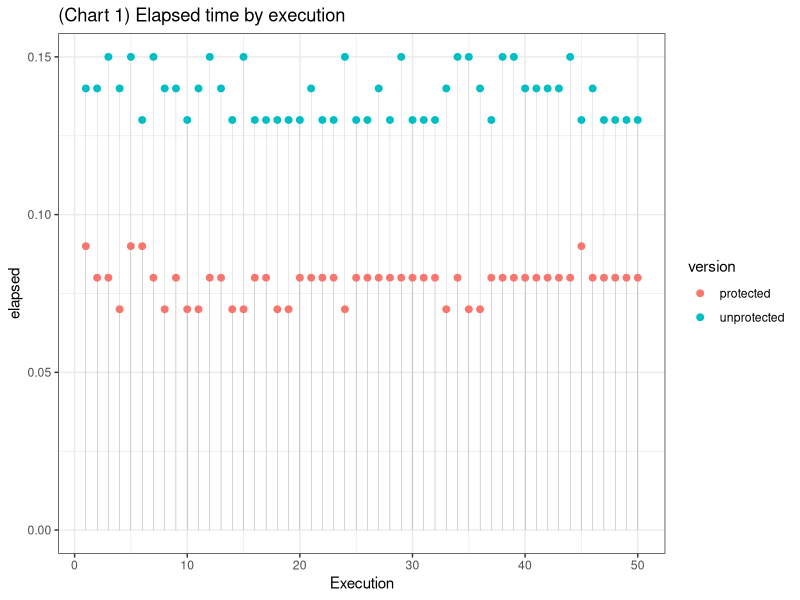
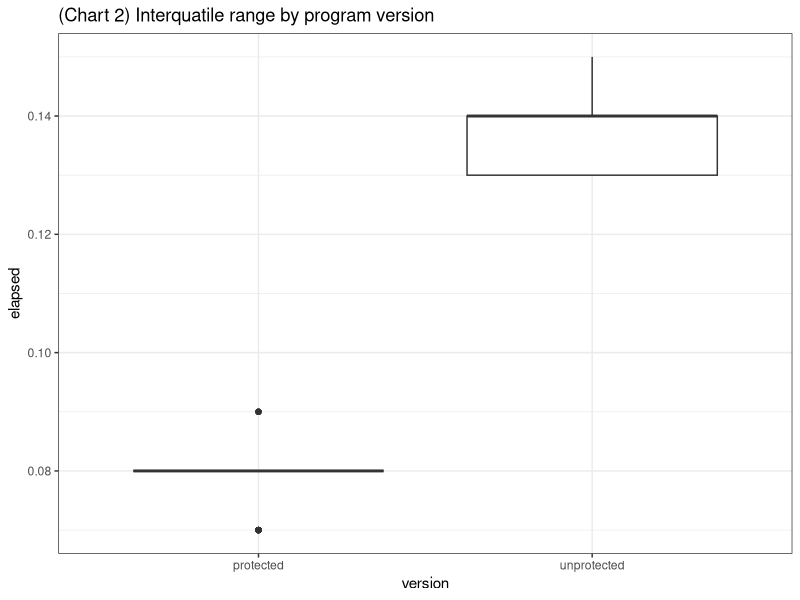
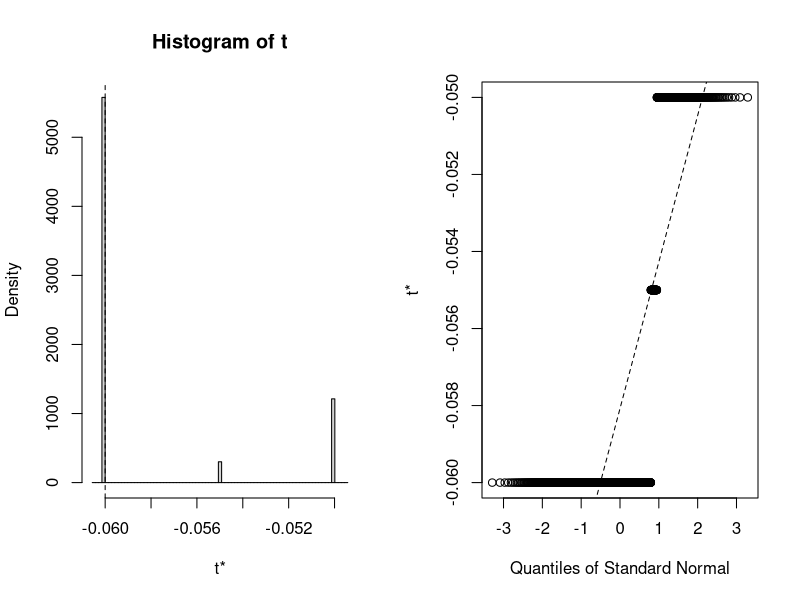
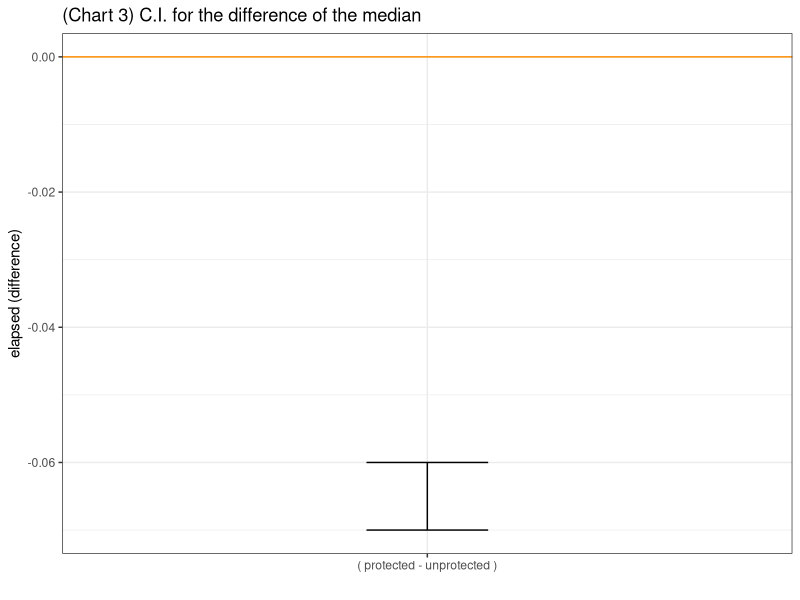
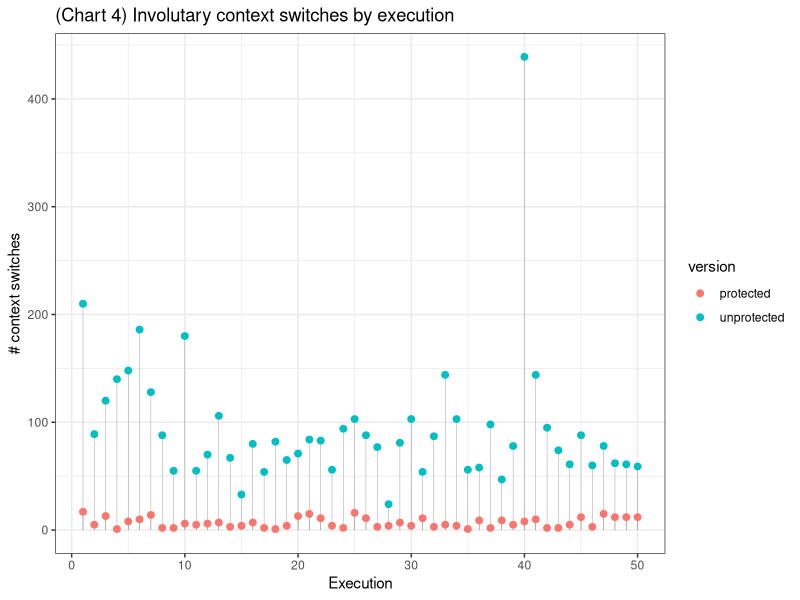
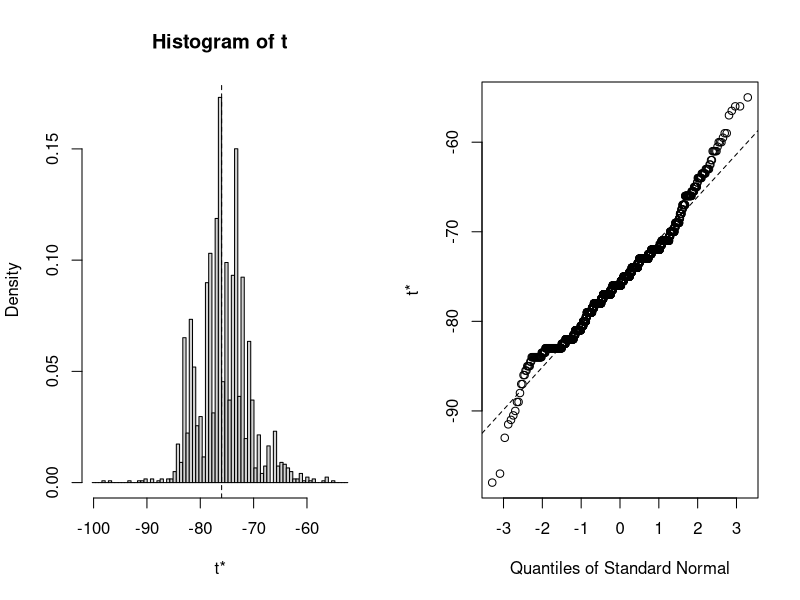
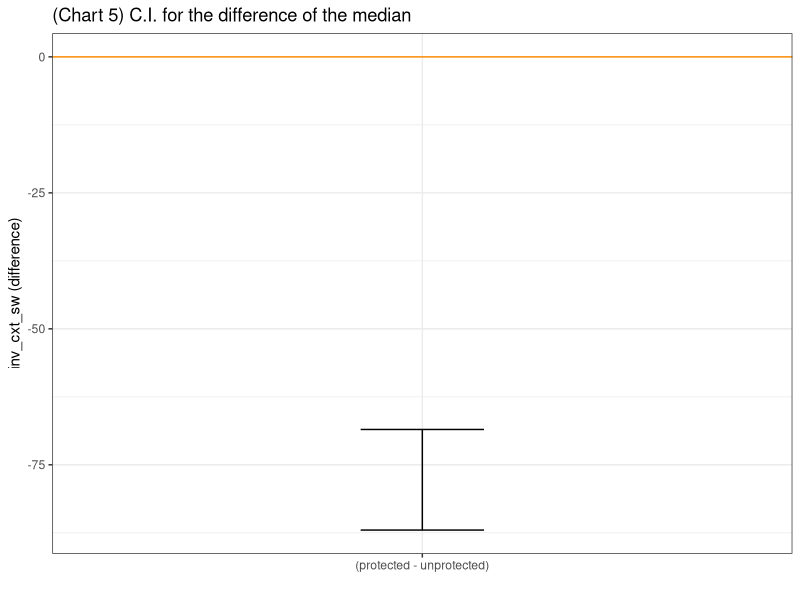
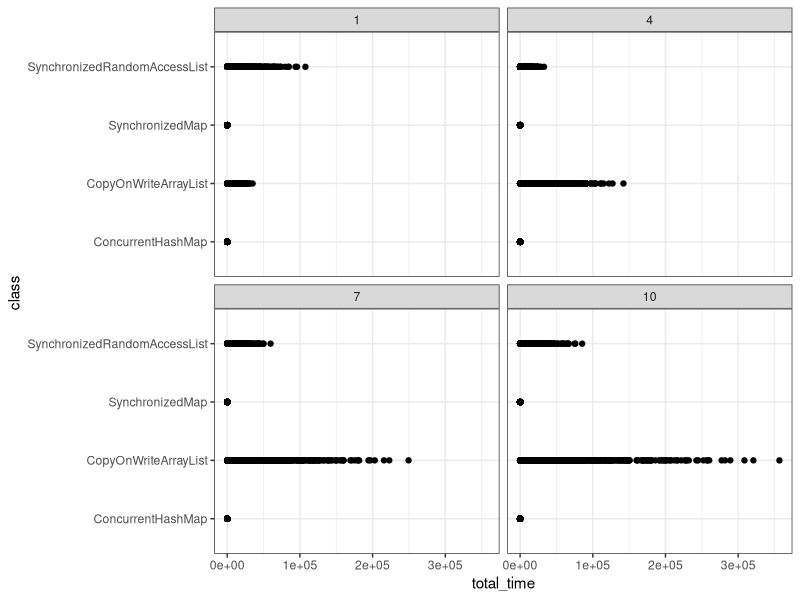

The R script that drew these images, in order:
## ---- chunk 1
library(here)
library(boot)
library(readr)
library(dplyr)
library(ggplot2)
library(lubridate)

theme_set(theme_bw())
## ---- chunk 2
read_csv(here::here("output/perf_result.csv"),
         progress = F,
         col_types = cols(
           RSS = col_integer(),
           elapsed = col_character(),
           cpu.sys = col_double(),
           .user = col_double(),
           minor_pagefault = col_integer(),
           major_pagefault = col_integer(),
           inv_cxt_sw = col_integer(),
           vol_cxt_sw = col_integer(),
           version = col_character(),
           execution = col_integer())) %>% 
  mutate(elapsed = lubridate::ms(elapsed),
         version = as.factor(version)) %>% 
  mutate(elapsed = lubridate::second(elapsed)) -> perf_data 

perf_data %>%
  glimpse()
## ---- chunk 3
perf_data %>%
  ggplot(aes(execution,elapsed,color=version)) +
    geom_segment(aes(x = execution, y = 0,
                     xend = execution, yend = elapsed),
                 color = "grey50", size=0.06) +
  geom_point(size=2) +
  labs(x="Execution",title="(Chart 1) Elapsed time by execution")
## ---- chunk 4
perf_data %>%
  ggplot(aes(version,elapsed)) +
  geom_boxplot() +
  labs(title="(Chart 2) Interquatile range by program version")
## ---- chunk 5
my_theta <- function(x, i) {
    x %>% 
        slice(i) -> d
  
    d %>% 
      group_by(version) %>% 
      summarise(med = median(elapsed, na.rm = TRUE)) -> y
    
    med_diff = y[y$version == "protected",]$med - y[y$version == "unprotected",]$med
    
    return(med_diff)
}

med_diff.boot <- boot(data = perf_data, 
                 statistic = my_theta, 
                 R = 2000)

plot(med_diff.boot)
## ---- chunk 6
result_med_diff <- boot.ci(boot.out = med_diff.boot, 
        conf = 0.95, 
        type = "basic")

result_med_diff
## ---- chunk 7
X2.5 = c(result_med_diff$basic[4])
X97.5 = c(result_med_diff$basic[5])
elapsed.diff = data.frame(X2.5,X97.5)

elapsed.diff %>%
  ggplot(aes(x = "( protected - unprotected )",
             ymin = X2.5, ymax = X97.5)) +
  geom_errorbar(width = .2) +
  geom_hline(yintercept = 0, colour = "darkorange") +
  labs(x="", y="elapsed (difference)") +
    ggtitle("(Chart 3) C.I. for the difference of the median")
## ---- chunk 8
perf_data %>%
  ggplot(aes(execution,inv_cxt_sw,color=version)) +
    geom_segment(aes(x = execution, y = 0,
                     xend = execution, yend = inv_cxt_sw),
                 color = "grey50", size=0.12) +
  geom_point(size=2) +
  labs(x="Execution", y="# context switches",
       title="(Chart 4) Involutary context switches by execution")
## ---- chunk 9
my_theta <- function(x, i) {
    x %>% 
        slice(i) -> d
  
    d %>% 
      group_by(version) %>% 
      summarise(med = median(inv_cxt_sw, na.rm = TRUE)) -> y
    
    med_diff = y[y$version == "protected",]$med - y[y$version == "unprotected",]$med
    
    return(med_diff)
}

med_inv_sw.boot <- boot(data = perf_data, 
                 statistic = my_theta, 
                 R = 2000)

plot(med_inv_sw.boot)
## ---- chunk 10
result_med_inv_sw <- boot.ci(boot.out = med_inv_sw.boot, 
        conf = 0.95, 
        type = "basic")

result_med_inv_sw
## ---- chunk 11
X2.5 = c(result_med_inv_sw$basic[4])
X97.5 = c(result_med_inv_sw$basic[5])
inv_sw.diff = data.frame(X2.5,X97.5)

inv_sw.diff %>%
  ggplot(aes(x = "(protected - unprotected)",
             ymin = X2.5, ymax = X97.5)) +
  geom_errorbar(width = .2) +
  geom_hline(yintercept = 0, colour = "darkorange") +
  labs(x="", y="inv_cxt_sw (difference)") +
    ggtitle("(Chart 5) C.I. for the difference of the median")
## ---- chunk 12
read_csv(here::here("output/report.csv")) %>%
  mutate(total_time= total_time / 1000000) -> data

glimpse(data)
## ---- chunk 13
data %>%
  ggplot(aes(y = class, x = total_time)) +
  geom_point() +
  facet_wrap(~threads)
## ---- chunk 14
data %>%
  ggplot(aes(y = total_time, x = elements, group=elements)) +
  geom_boxplot() +
  facet_wrap(~class, scales = "free")
## ---- chunk 15
data %>%
  filter(class != 'CopyOnWriteArrayList') %>% 
  filter(class != 'SynchronizedRandomAccessList') %>% 
  ggplot(aes(y = class, x = total_time)) +
  geom_point() + facet_wrap(~write_level)
## ---- chunk 16
data %>%
  filter(class != 'ConcurrentHashMap') %>% 
  filter(class != 'SynchronizedMap') %>% 
  ggplot(aes(y = class, x = total_time)) +
  geom_point() + facet_wrap(~write_level)
## ---- chunk 17
data %>%
  filter(class != 'ConcurrentHashMap') %>% 
  filter(class != 'SynchronizedMap') %>% 
  ggplot(aes(x =threads, y = total_time)) +
  scale_x_continuous(breaks=seq(1, 10, 3)) +
  geom_point() +
  facet_wrap(~class)
## ---- chunk 18
data %>%
  filter(class != 'CopyOnWriteArrayList') %>% 
  filter(class != 'SynchronizedRandomAccessList') %>% 
  ggplot(aes(x =threads, y = total_time)) +
    scale_x_continuous(breaks=seq(1, 10, 3)) +
  geom_point() +
  facet_wrap(~class)
